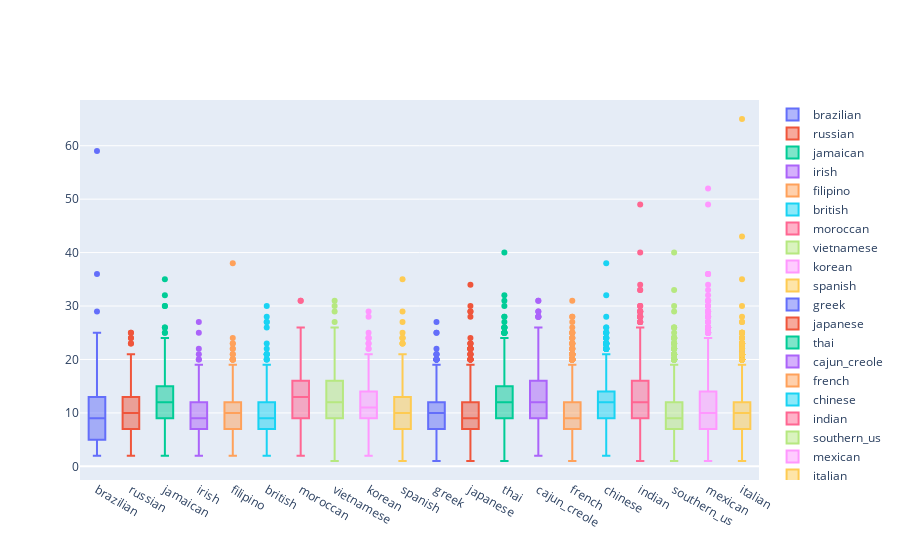

Notebook code cell kept with this figure:
### Code cell
country = [i for i in train['cuisine'].value_counts().index][::-1]
data = []
for i in country:
    trace = go.Box(y=train[train['cuisine']==i]['No. of ingredients'], name=i)
    data.append(trace)
iplot(go.Figure(data=data)) # interactive boxplots

### Figure 1 — Plotly figure (JSON) as saved in the notebook; plotly's stock layout.template omitted (floating-point values rounded to 4 significant figures; data arrays with more than 128 entries replaced by an {"elided": "..."} marker saying what was removed)
{"data": [{"name": "brazilian", "type": "box", "y": {"elided": "467 int values"}}, {"name": "russian", "type": "box", "y": {"elided": "489 int values"}}, {"name": "jamaican", "type": "box", "y": {"elided": "526 int values"}}, {"name": "irish", "type": "box", "y": {"elided": "667 int values"}}, {"name": "filipino", "type": "box", "y": {"elided": "755 int values"}}, {"name": "british", "type": "box", "y": {"elided": "804 int values"}}, {"name": "moroccan", "type": "box", "y": {"elided": "821 int values"}}, {"name": "vietnamese", "type": "box", "y": {"elided": "825 int values"}}, {"name": "korean", "type": "box", "y": {"elided": "830 int values"}}, {"name": "spanish", "type": "box", "y": {"elided": "989 int values"}}, {"name": "greek", "type": "box", "y": {"elided": "1175 int values"}}, {"name": "japanese", "type": "box", "y": {"elided": "1423 int values"}}, {"name": "thai", "type": "box", "y": {"elided": "1539 int values"}}, {"name": "cajun_creole", "type": "box", "y": {"elided": "1546 int values"}}, {"name": "french", "type": "box", "y": {"elided": "2646 int values"}}, {"name": "chinese", "type": "box", "y": {"elided": "2673 int values"}}, {"name": "indian", "type": "box", "y": {"elided": "3003 int values"}}, {"name": "southern_us", "type": "box", "y": {"elided": "4320 int values"}}, {"name": "mexican", "type": "box", "y": {"elided": "6438 int values"}}, {"name": "italian", "type": "box", "y": {"elided": "7838 int values"}}], "layout": {}}
